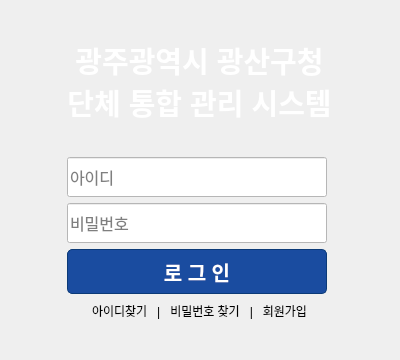
<?xml version="1.0" encoding="UTF-8"?>
<ui version="4.0">
 <class>LoginWindow</class>
 <widget class="QDialog" name="LoginWindow">
  <property name="geometry">
   <rect>
    <x>0</x>
    <y>0</y>
    <width>400</width>
    <height>360</height>
   </rect>
  </property>
  <property name="sizePolicy">
   <sizepolicy hsizetype="Expanding" vsizetype="Expanding">
    <horstretch>0</horstretch>
    <verstretch>0</verstretch>
   </sizepolicy>
  </property>
  <property name="windowTitle">
   <string>로그인</string>
  </property>
  <property name="styleSheet">
   <string>
#LoginWindow {
    border-radius: 20px;
    background: qlineargradient(
        x1: 0, y1: 0,
        x2: 0, y2: 1,
        stop: 0 #1165c0,
        stop: 1 #000000
    );
}
</string>
  </property>
  <layout class="QGridLayout" name="gridLayout">
   <item row="0" column="0">
    <widget class="QLabel" name="logoLabel">
     <property name="pixmap">
      <pixmap>:/logo/logo_gs_v2.png</pixmap>
     </property>
     <property name="alignment">
      <set>Qt::AlignmentFlag::AlignCenter</set>
     </property>
    </widget>
   </item>
   <item row="1" column="0">
    <widget class="QLabel" name="titleLabel">
     <property name="font">
      <font>
       <pointsize>22</pointsize>
       <bold>true</bold>
      </font>
     </property>
     <property name="styleSheet">
      <string notr="true">color: rgb(255, 255, 255);</string>
     </property>
     <property name="text">
      <string>광주광역시 광산구청
단체 통합 관리 시스템</string>
     </property>
     <property name="alignment">
      <set>Qt::AlignmentFlag::AlignCenter</set>
     </property>
    </widget>
   </item>
   <item row="2" column="0">
    <widget class="QLabel" name="label">
     <property name="text">
      <string/>
     </property>
    </widget>
   </item>
   <item row="3" column="0">
    <widget class="QLineEdit" name="idEdit">
     <property name="enabled">
      <bool>true</bool>
     </property>
     <property name="sizePolicy">
      <sizepolicy hsizetype="Expanding" vsizetype="Preferred">
       <horstretch>0</horstretch>
       <verstretch>0</verstretch>
      </sizepolicy>
     </property>
     <property name="minimumSize">
      <size>
       <width>0</width>
       <height>40</height>
      </size>
     </property>
     <property name="maximumSize">
      <size>
       <width>260</width>
       <height>16777215</height>
      </size>
     </property>
     <property name="font">
      <font>
       <pointsize>12</pointsize>
      </font>
     </property>
     <property name="autoFillBackground">
      <bool>false</bool>
     </property>
     <property name="styleSheet">
      <string notr="true">color: #000000;
background-color: rgb(255, 255, 255);</string>
     </property>
     <property name="placeholderText">
      <string>아이디</string>
     </property>
    </widget>
   </item>
   <item row="4" column="0">
    <widget class="QLineEdit" name="pwEdit">
     <property name="sizePolicy">
      <sizepolicy hsizetype="Expanding" vsizetype="Preferred">
       <horstretch>0</horstretch>
       <verstretch>0</verstretch>
      </sizepolicy>
     </property>
     <property name="minimumSize">
      <size>
       <width>0</width>
       <height>40</height>
      </size>
     </property>
     <property name="maximumSize">
      <size>
       <width>260</width>
       <height>16777215</height>
      </size>
     </property>
     <property name="font">
      <font>
       <pointsize>12</pointsize>
      </font>
     </property>
     <property name="autoFillBackground">
      <bool>false</bool>
     </property>
     <property name="styleSheet">
      <string notr="true">color: #000000;
background-color: rgb(255, 255, 255);</string>
     </property>
     <property name="echoMode">
      <enum>QLineEdit::EchoMode::Password</enum>
     </property>
     <property name="placeholderText">
      <string>비밀번호</string>
     </property>
    </widget>
   </item>
   <item row="5" column="0">
    <widget class="QPushButton" name="loginButton">
     <property name="sizePolicy">
      <sizepolicy hsizetype="Minimum" vsizetype="Preferred">
       <horstretch>0</horstretch>
       <verstretch>0</verstretch>
      </sizepolicy>
     </property>
     <property name="minimumSize">
      <size>
       <width>0</width>
       <height>45</height>
      </size>
     </property>
     <property name="maximumSize">
      <size>
       <width>260</width>
       <height>16777215</height>
      </size>
     </property>
     <property name="font">
      <font>
       <pointsize>15</pointsize>
       <bold>true</bold>
      </font>
     </property>
     <property name="styleSheet">
      <string>
QPushButton#loginButton {
    background-color: #1a4ca0;
    color: white;
    border: 1px solid #0b3a77;
    border-radius: 5px;
    padding: 6px;
}
QPushButton#loginButton:hover {
    background-color: #2a5cc0;
}
QPushButton#loginButton:pressed {
    background-color: #0b3a77;
}
</string>
     </property>
     <property name="text">
      <string>로 그 인</string>
     </property>
    </widget>
   </item>
   <item row="6" column="0">
    <widget class="QLabel" name="linksLabel">
     <property name="text">
      <string>아이디찾기   |   비밀번호 찾기   |   회원가입</string>
     </property>
     <property name="alignment">
      <set>Qt::AlignmentFlag::AlignCenter</set>
     </property>
    </widget>
   </item>
   <item row="7" column="0">
    <widget class="QLabel" name="footerLabel">
     <property name="styleSheet">
      <string notr="true"/>
     </property>
    </widget>
   </item>
  </layout>
 </widget>
 <resources/>
 <connections/>
</ui>
